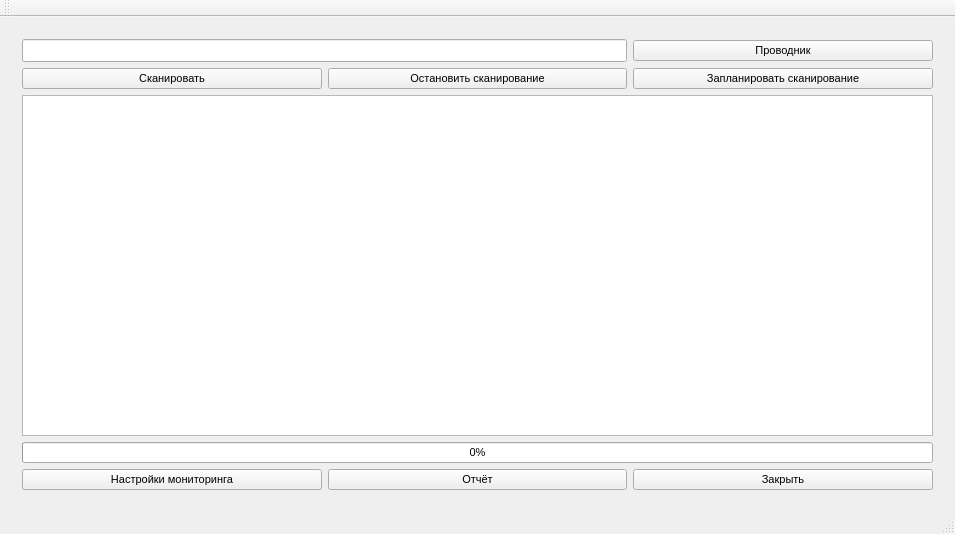
<?xml version="1.0" encoding="UTF-8"?>
<ui version="4.0">
 <class>ClientClass</class>
 <widget class="QMainWindow" name="ClientClass">
  <property name="geometry">
   <rect>
    <x>0</x>
    <y>0</y>
    <width>955</width>
    <height>534</height>
   </rect>
  </property>
  <property name="font">
   <font>
    <pointsize>8</pointsize>
   </font>
  </property>
  <property name="windowTitle">
   <string>Антивирус Лаборатория Морозова</string>
  </property>
  <widget class="QWidget" name="centralWidget">
   <layout class="QGridLayout" name="gridLayout">
    <item row="0" column="0">
     <widget class="QStackedWidget" name="stackedWidget">
      <property name="currentIndex">
       <number>0</number>
      </property>
      <widget class="QWidget" name="page">
       <layout class="QGridLayout" name="gridLayout_7">
        <item row="7" column="0" colspan="3">
         <widget class="QTextEdit" name="reportTextEdit">
          <property name="font">
           <font>
            <pointsize>10</pointsize>
           </font>
          </property>
         </widget>
        </item>
        <item row="10" column="0">
         <widget class="QPushButton" name="monitorPageButton">
          <property name="text">
           <string>Настройки мониторинга</string>
          </property>
         </widget>
        </item>
        <item row="10" column="2">
         <widget class="QPushButton" name="shutDownButton">
          <property name="styleSheet">
           <string notr="true"/>
          </property>
          <property name="text">
           <string>Закрыть</string>
          </property>
         </widget>
        </item>
        <item row="9" column="0" colspan="3">
         <widget class="QProgressBar" name="scanProgressBar">
          <property name="value">
           <number>0</number>
          </property>
         </widget>
        </item>
        <item row="1" column="0" colspan="2">
         <widget class="QLineEdit" name="pathLineEdit">
          <property name="font">
           <font>
            <pointsize>10</pointsize>
           </font>
          </property>
         </widget>
        </item>
        <item row="2" column="0">
         <widget class="QPushButton" name="scanButton">
          <property name="font">
           <font>
            <pointsize>8</pointsize>
           </font>
          </property>
          <property name="text">
           <string>Сканировать</string>
          </property>
         </widget>
        </item>
        <item row="10" column="1">
         <widget class="QPushButton" name="reportButton">
          <property name="text">
           <string>Отчёт</string>
          </property>
         </widget>
        </item>
        <item row="1" column="2">
         <widget class="QPushButton" name="browseButton">
          <property name="text">
           <string>Проводник</string>
          </property>
         </widget>
        </item>
        <item row="2" column="1">
         <widget class="QPushButton" name="stopScanButton">
          <property name="font">
           <font>
            <pointsize>8</pointsize>
           </font>
          </property>
          <property name="text">
           <string>Остановить сканирование</string>
          </property>
         </widget>
        </item>
        <item row="2" column="2">
         <widget class="QPushButton" name="schedulePageButton">
          <property name="enabled">
           <bool>true</bool>
          </property>
          <property name="text">
           <string>Запланировать сканирование</string>
          </property>
         </widget>
        </item>
       </layout>
      </widget>
      <widget class="QWidget" name="page_2">
       <layout class="QGridLayout" name="gridLayout_3">
        <item row="0" column="0">
         <layout class="QHBoxLayout" name="horizontalLayout_2">
          <item>
           <widget class="QPushButton" name="backButton">
            <property name="text">
             <string>Назад</string>
            </property>
           </widget>
          </item>
          <item>
           <spacer name="horizontalSpacer_2">
            <property name="orientation">
             <enum>Qt::Horizontal</enum>
            </property>
            <property name="sizeHint" stdset="0">
             <size>
              <width>40</width>
              <height>20</height>
             </size>
            </property>
           </spacer>
          </item>
         </layout>
        </item>
        <item row="1" column="0" colspan="2">
         <widget class="QListWidget" name="threatList">
          <property name="font">
           <font>
            <pointsize>11</pointsize>
           </font>
          </property>
         </widget>
        </item>
        <item row="2" column="0" colspan="2">
         <layout class="QHBoxLayout" name="horizontalLayout_3">
          <item>
           <widget class="QPushButton" name="deleteButton">
            <property name="text">
             <string>Удалить файл</string>
            </property>
           </widget>
          </item>
          <item>
           <widget class="QPushButton" name="quarantineButton">
            <property name="text">
             <string>Переместить в карантин</string>
            </property>
           </widget>
          </item>
          <item>
           <widget class="QPushButton" name="unQuarantineButton">
            <property name="text">
             <string>Убрать из карантина</string>
            </property>
           </widget>
          </item>
         </layout>
        </item>
       </layout>
      </widget>
      <widget class="QWidget" name="page_3">
       <layout class="QGridLayout" name="gridLayout_2">
        <item row="0" column="0">
         <layout class="QHBoxLayout" name="horizontalLayout">
          <item>
           <widget class="QPushButton" name="monitorBackButton">
            <property name="text">
             <string>Назад</string>
            </property>
           </widget>
          </item>
          <item>
           <spacer name="horizontalSpacer">
            <property name="orientation">
             <enum>Qt::Horizontal</enum>
            </property>
            <property name="sizeHint" stdset="0">
             <size>
              <width>40</width>
              <height>20</height>
             </size>
            </property>
           </spacer>
          </item>
         </layout>
        </item>
        <item row="1" column="0">
         <widget class="QLineEdit" name="monitorPathEdit">
          <property name="font">
           <font>
            <pointsize>10</pointsize>
           </font>
          </property>
         </widget>
        </item>
        <item row="1" column="1">
         <widget class="QPushButton" name="monitorBrowseButton">
          <property name="text">
           <string>Обзор</string>
          </property>
         </widget>
        </item>
        <item row="3" column="0" colspan="2">
         <layout class="QHBoxLayout" name="horizontalLayout_6">
          <item>
           <widget class="QPushButton" name="monitorButton">
            <property name="text">
             <string>Добавить папку в мониторинг</string>
            </property>
           </widget>
          </item>
          <item>
           <widget class="QPushButton" name="stopMonitorButton">
            <property name="text">
             <string>Удалить папку из мониторинга</string>
            </property>
           </widget>
          </item>
         </layout>
        </item>
        <item row="2" column="0" colspan="2">
         <widget class="QTableWidget" name="monitorTable">
          <column>
           <property name="text">
            <string>Путь</string>
           </property>
          </column>
         </widget>
        </item>
       </layout>
      </widget>
      <widget class="QWidget" name="page_4">
       <layout class="QGridLayout" name="gridLayout_4">
        <item row="3" column="0">
         <widget class="QPushButton" name="scheduleScanButton">
          <property name="text">
           <string>Запланировать сканирование</string>
          </property>
         </widget>
        </item>
        <item row="3" column="1">
         <widget class="QPushButton" name="cancelScheduleScanButton">
          <property name="text">
           <string>Отменить запланированное сканирование</string>
          </property>
         </widget>
        </item>
        <item row="2" column="0" colspan="2">
         <widget class="QTableWidget" name="scheduleScanTable">
          <column>
           <property name="text">
            <string>Путь</string>
           </property>
          </column>
          <column>
           <property name="text">
            <string>Время</string>
           </property>
          </column>
         </widget>
        </item>
        <item row="1" column="0" colspan="2">
         <layout class="QHBoxLayout" name="horizontalLayout_5">
          <item>
           <widget class="QLineEdit" name="schedulePathEdit">
            <property name="font">
             <font>
              <pointsize>10</pointsize>
             </font>
            </property>
           </widget>
          </item>
          <item>
           <widget class="QPushButton" name="scheduleBrowseButton">
            <property name="text">
             <string>Обзор</string>
            </property>
           </widget>
          </item>
          <item>
           <widget class="QTimeEdit" name="scheduleTimeEdit"/>
          </item>
         </layout>
        </item>
        <item row="0" column="0" colspan="2">
         <layout class="QHBoxLayout" name="horizontalLayout_4">
          <item>
           <widget class="QPushButton" name="scheduleBackButton">
            <property name="text">
             <string>Назад</string>
            </property>
           </widget>
          </item>
          <item>
           <spacer name="horizontalSpacer_3">
            <property name="orientation">
             <enum>Qt::Horizontal</enum>
            </property>
            <property name="sizeHint" stdset="0">
             <size>
              <width>40</width>
              <height>20</height>
             </size>
            </property>
           </spacer>
          </item>
         </layout>
        </item>
       </layout>
      </widget>
     </widget>
    </item>
   </layout>
  </widget>
  <widget class="QMenuBar" name="menuBar">
   <property name="geometry">
    <rect>
     <x>0</x>
     <y>0</y>
     <width>955</width>
     <height>19</height>
    </rect>
   </property>
  </widget>
  <widget class="QToolBar" name="mainToolBar">
   <attribute name="toolBarArea">
    <enum>TopToolBarArea</enum>
   </attribute>
   <attribute name="toolBarBreak">
    <bool>false</bool>
   </attribute>
  </widget>
  <widget class="QStatusBar" name="statusBar"/>
 </widget>
 <layoutdefault spacing="6" margin="11"/>
 <resources>
  <include location="Client.qrc"/>
 </resources>
 <connections/>
</ui>
